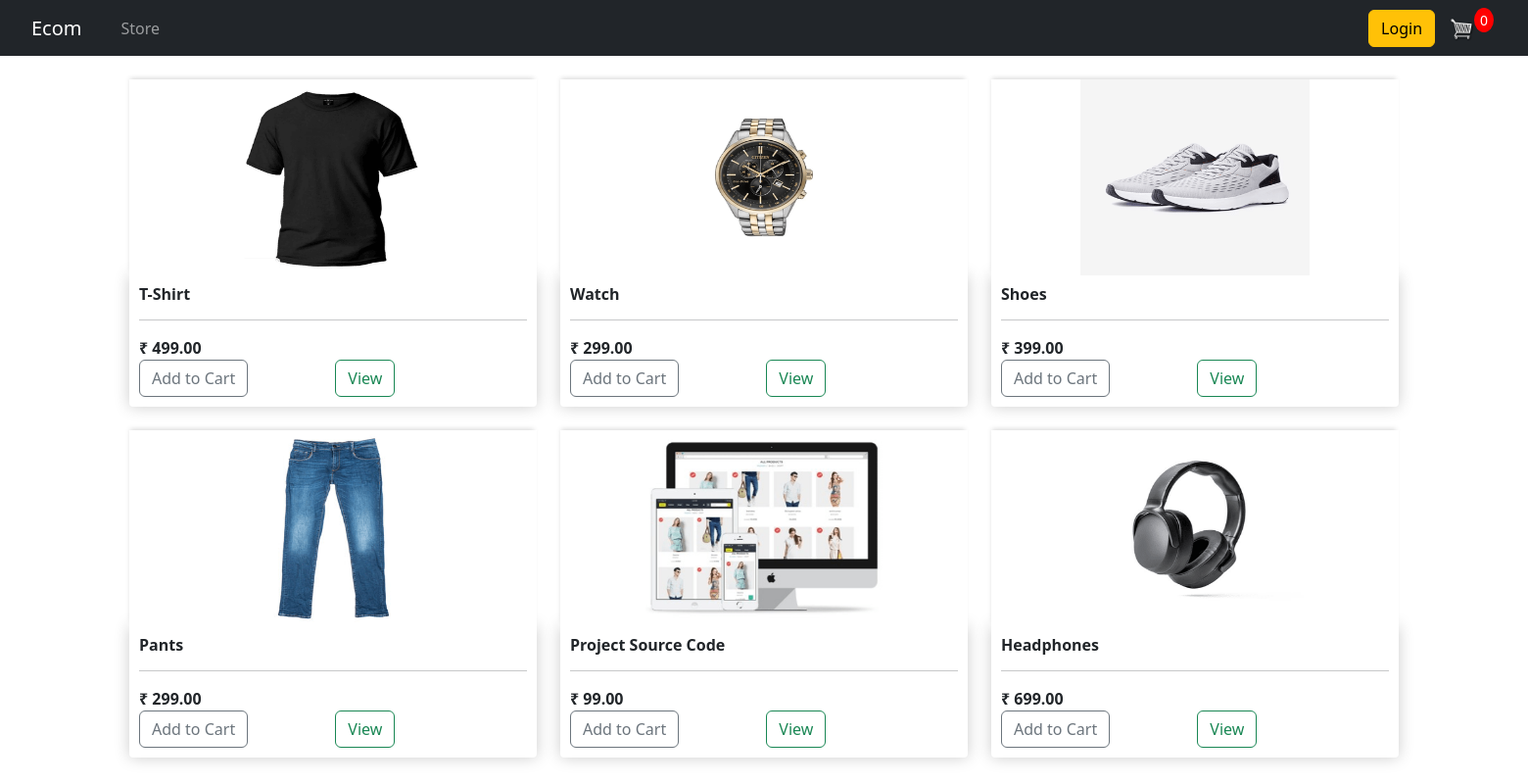
The page / on the database its author committed.
### ecom_app/models.py (models this page shows, shortened)
class Product(models.Model):
    name = models.CharField(max_length=200, null= True)
    price = models.FloatField()
    digital = models.BooleanField(default=False, null=True, blank=False)
    image = models.ImageField(null=True, blank=True)
    @property
    def imageURL(self):
        try:
            url = self.image.url
        except:
            url = ''
        return url

### ecom_app/views.py (the view)
# urls.py: path('', views.store, name="store"),
def store(request):
    products = Product.objects.all()
    context = {'products':products}
    return render(request, 'store/store.html', context)

### ecom_app/templates/store/store.html (shortened to what this page needs)
{% extends 'store/main.html' %}
{% load static %}
{% block content %}
<div class="row">
    {% for product in products %}
    <div class="col-lg-4 mb-4">
        <img class="thumbnail" src="{{product.imageURL}}">
        <div class="box-element product">
            <h6><strong>{{product.name}}</strong></h6>
            <hr>
            <div class="price-wrapper">
                <strong>
                    <span class="currency">₹</span>
                    <span class="price">{{product.price | floatformat:2}}</span>
                </strong>
            </div>
            <div class="action-buttons">
                <button data-product={{product.id}} data-action="add" class="btn btn-outline-secondary add-btn update-cart">Add to Cart</button>
                <a class="btn btn-outline-success" href="#">View</a>
            </div>
        </div>
    </div>
    {% endfor %}
</div>
{% endblock content %}

### ecom_app/templates/store/main.html (shortened to what this page needs)
<!DOCTYPE html>
{% load static %}
<html>
<head>
    <link rel="stylesheet" type="text/css" href="{% static 'css/main.css' %}">
    <link href="https://cdn.jsdelivr.net/npm/bootstrap@5.3.3/dist/css/bootstrap.min.css" rel="stylesheet">
</head>
<body>
    <nav class="navbar navbar-expand-lg navbar-dark bg-dark">
        <a class="navbar-brand" id="ecom" href="{% url 'store' %}">Ecom</a>
        <div class="collapse navbar-collapse" id="navbarSupportedContent">
            <ul class="navbar-nav mr-auto">
                <li class="nav-item active">
                    <a class="nav-link" id="store" href="{% url 'store' %}">Store</a>
                </li>
            </ul>
            <div class="ml-auto">
                <a href="#" class="btn btn-warning mr-3">Login</a>
                <a href="{% url 'cart' %}" class="mr-3">
                    <img id="cart-icon" src="{% static 'images/6+cart.png' %}">
                </a>
                <p id="cart-total">0</p>
            </div>
        </div>
    </nav>
<div class="container">
    <br>
    {% block content %}
    {% endblock content %}
</div>
</body>
</html>

### ecom/static/css/main.css (style rules this page uses)
h1, h2, h3, h4, h5, h6 { color: hsl(0, 0%, 30%); }
.box-element { box-shadow: hsl(0, 0%, 80%) 0 0 16px; background-color: #fff; border-radius: 4px; padding: 10px; }
.thumbnail { width: 100%; height: 200px; -webkit-box-shadow: -1px -3px 5px -2px rgba(214, 214, 214, 1); -moz-box-shadow: -1px -3px 5px -2px rgba(214, 214, 214, 1); box-shadow: -1px -3px 5px -2px rgba(214, 214, 214, 1); }
.product { border-radius: 0 0 4px 4px; }
.bg-dark { background-color: #4f868c !important; }
#cart-icon { width: 25px; display: inline-block; margin-left: 15px; }
#cart-total { display: block; text-align: center; color: #fff; background-color: red; width: 20px; height: 25px; border-radius: 50%; font-size: 14px; }
.col-lg-4, .col-lg-6, .col-lg-8, .col-lg-12 { margin-top: 10px; }
.btn { border-radius: 0; }
.navbar-nav { margin-right: 0; }
.navbar-nav .nav-item { padding-right: 10px; }
#cart-icon { width: 25px; display: inline-block; }
#cart-total { display: inline-block; text-align: center; color: #fff; background-color: red; width: 20px; height: 25px; border-radius: 50%; font-size: 14px; line-height: 25px; margin-left: 5px; }
@media (min-width: 992px) { .navbar-nav { margin-left: auto; } }
@media (min-width: 992px) { .navbar-nav .nav-link { margin-right: 76rem; } }
@media (min-width: 992px) { .navbar-nav .nav-item:last-child { margin-right: 0; } }
.navbar-brand { margin-left: 2rem; }
.ml-auto { display: flex; align-items: center; }
.navbar-nav { display: flex; align-items: center; }
.navbar-nav .nav-item:last-child { margin-left: auto; }
.navbar-brand { margin-right: 1rem; }
.navbar-nav { margin-left: 1rem; }
.btn { margin-right: 85px; }
#cart-icon { margin-left: -70px; }
#cart-total { margin-left: -45px; }
.container { padding-left: 15px; padding-right: 15px; }

### rows shown on the page
Product: imageURL (picture), name "T-Shirt", price "499.00"
Product: imageURL (picture), name "Watch", price "299.00"
Product: imageURL (picture), name "Shoes", price "399.00"
Product: imageURL (picture), name "Pants", price "299.00"
Product: imageURL (picture), name "Project Source Code", price "99.00"
Product: imageURL (picture), name "Headphones", price "699.00"
